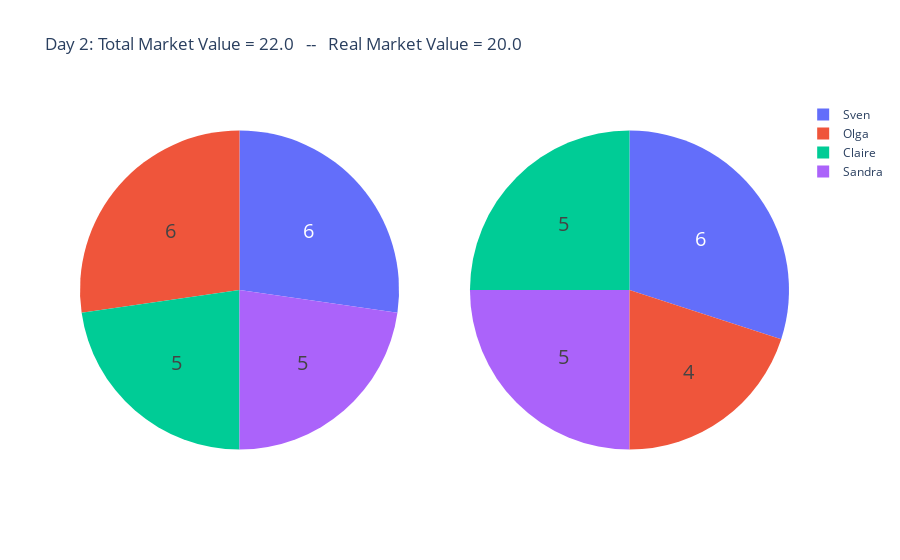

The notebook cell this image was saved under:
### Code cell
plot_totals()
nextday()

### Figure 1 — Plotly figure (JSON) as saved in the notebook; plotly's stock layout.template omitted (floating-point values rounded to 4 significant figures)
{"data": [{"domain": {"x": [0, 0.45], "y": [0, 1]}, "hoverinfo": "label+percent", "labels": ["Sven", "Olga", "Claire", "Sandra"], "textfont": {"size": 20}, "textinfo": "value", "type": "pie", "values": [6, 6, 5, 5]}, {"domain": {"x": [0.55, 1], "y": [0, 1]}, "hoverinfo": "label+percent", "labels": ["Sven", "Olga", "Claire", "Sandra"], "textfont": {"size": 20}, "textinfo": "value", "type": "pie", "values": [6, 4, 5, 5]}], "layout": {"title": {"text": "Day 2: Total Market Value = 22.0   --   Real Market Value = 20.0"}}}
